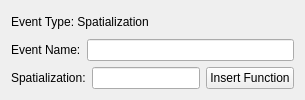
            <widget class="QWidget" name="spaPage">
                <property name="minimumWidth"><number>600</number></property>
                <property name="maximumWidth"><number>600</number></property>
                <property name="sizePolicy">
                  <sizepolicy hsizetype="Fixed" vsizetype="Preferred">
                    <horstretch>0</horstretch><verstretch>0</verstretch>
                  </sizepolicy>
                </property>
                <layout class="QVBoxLayout" name="spaPageLayout">
                    <item>
                        <layout class="QHBoxLayout" name="spaTypeLayout">
                          <item>
                            <widget class="QLabel" name="spaTypeLabel">
                            <property name="text"><string>Event Type: Spatialization</string></property>
                            </widget>
                          </item>
                        </layout>
                        </item>
                        <item>
                        <layout class="QHBoxLayout" name="spaNameLayout">
                            <item>
                                <widget class="QLabel" name="spaNameLabel">
                                <property name="text"><string>Event Name:</string></property>
                                </widget>
                            </item>
                            <item>
                                <widget class="QLineEdit" name="spaNameEntry"/>
                            </item>
                        </layout>
                        </item>
                        <item>
                        <layout class="QHBoxLayout" name="spaBuilderLayout">
                            <item>
                                <widget class="QLabel" name="spaBuilderLabel">
                                <property name="text"><string>Spatialization:</string></property>
                                </widget>
                            </item>
                            <item>
                                <widget class="QLineEdit" name="spaBuilderEntry"/>
                            </item>
                            <item>
                                <widget class="QPushButton" name="spaBuilderFunButton">
                                <property name="text">
                                    <string>Insert Function</string>
                                </property>
                                </widget>
                            </item>
                        </layout>
                        </item>
                </layout>
            </widget>
